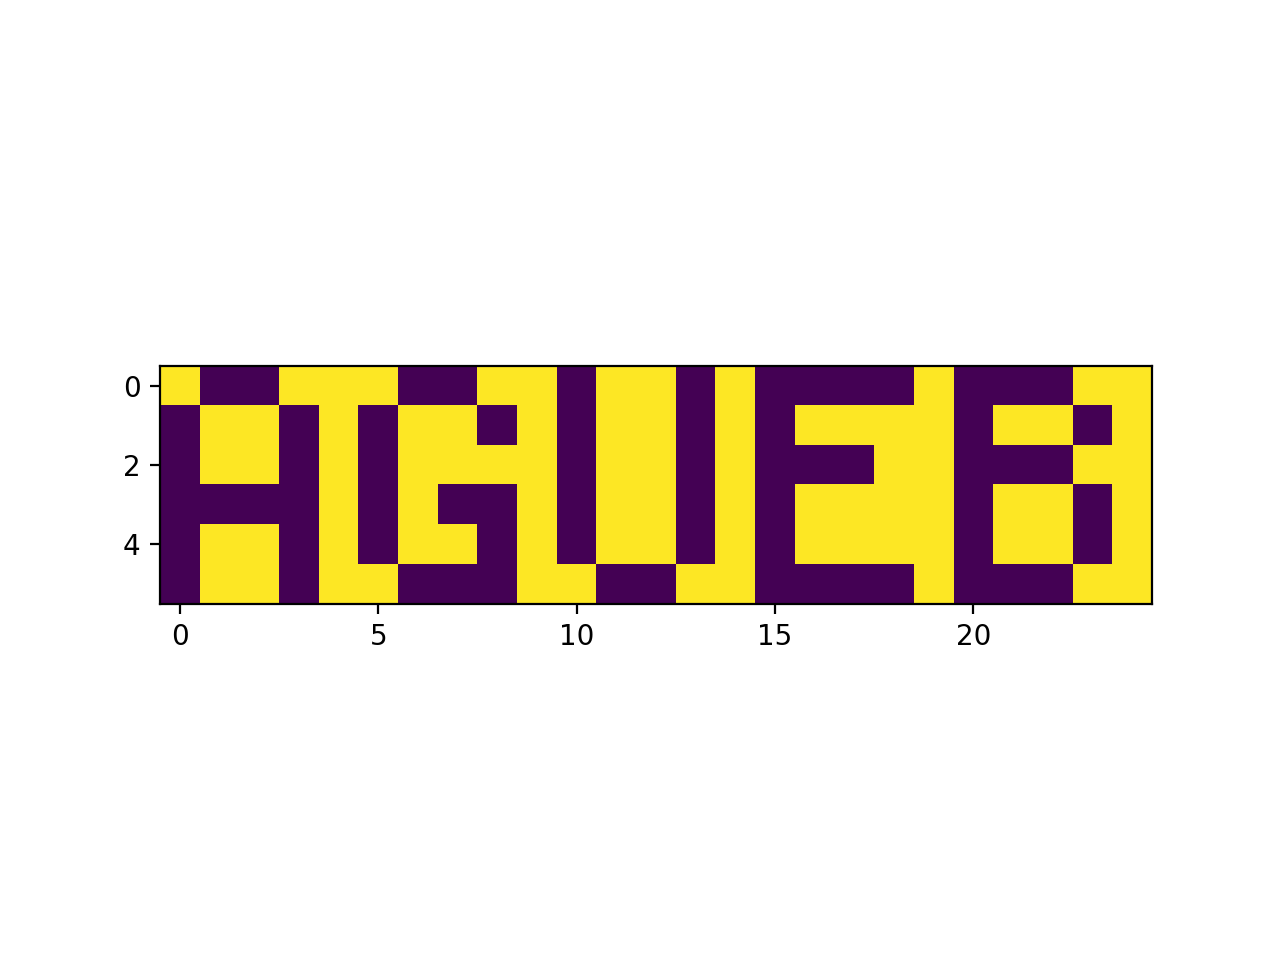

Source code (Python):

from matplotlib import pyplot as plt
def count0(p):
    res = 0
    for i in p:
        if i == '0':
            res += 1
    return res

def count1(p):
    res = 0
    for i in p:
        if i == '1':
            res += 1
    return res

def count2(p):
    res = 0
    for i in p:
        if i == '2':
            res += 1
    return res



if __name__=='__main__':
    with open('day8.txt') as f:
        pixels = str(f.read())
        print(pixels)
    i = 0
    sa0 = 150
    ma1 = 0
    ma2 = 0
    while i < len(pixels):
        if sa0 > count0(pixels[i:i+150]):
            sa0 = count0(pixels[i:i+150])
            ma1 = count1(pixels[i:i+150])
            ma2 = count2(pixels[i:i+150])
        i = i + 150
        print(sa0, ma1, ma2)
    print(ma1, ' ', ma2)
    print(ma1 * ma2)

    print(len(pixels) // 150)
    #100 layers
    res = []
    for a in range(150):
        temp = a
        while pixels[temp] == '2':
            temp += 150
        res.append(pixels[temp])
    print(res)
    map = [[0 for i in range(25)] for j in range(6)]
    for a in range(6):
        for b in range(25):
            if res[a*25+b] == '0':
                map[a][b] = 255
            else:
                map[a][b] = 0
    plt.imshow(map)
    plt.show()
    print(map)
